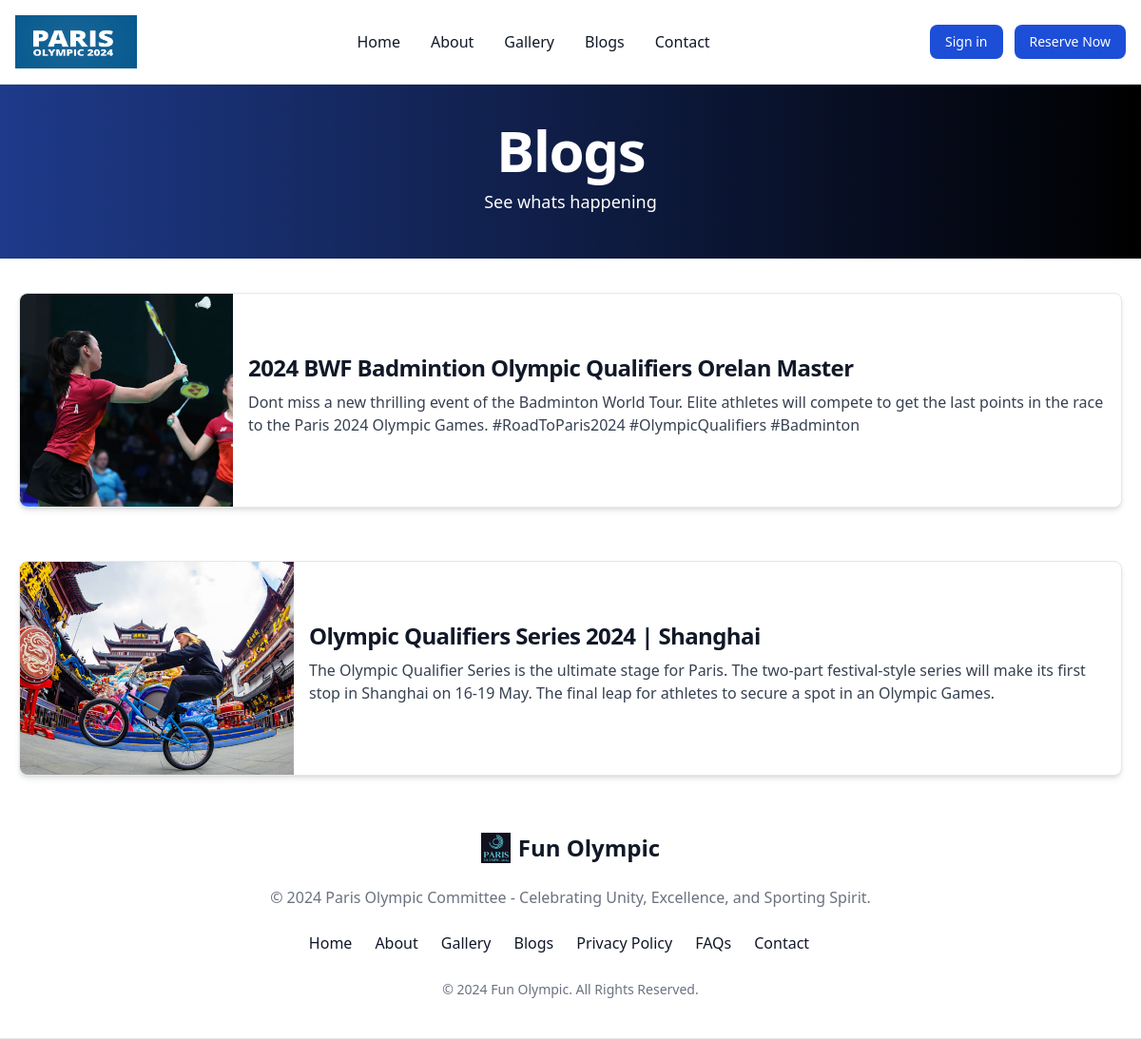
/blogs.php, run on the app's committed database.
### tables this page shows
CREATE TABLE `posts` (
  `id` int(10) NOT NULL,
  `title` varchar(250) NOT NULL,
  `content` varchar(5000) NOT NULL,
  `image` varchar(250) NOT NULL
);

### blogs.php (the view, shortened to what this page needs)
<!DOCTYPE html>
<html lang="en">
<head>
    <script src="https://cdn.tailwindcss.com"></script>
    <link href="https://cdnjs.cloudflare.com/ajax/libs/flowbite/2.3.0/flowbite.min.css" rel="stylesheet" />
    <link rel="stylesheet" href="https://cdn.jsdelivr.net/npm/bootstrap-icons@1.11.3/font/bootstrap-icons.min.css">
</head>
<body>
    <?php include('header.php'); ?>
    <div class="mt-20 bg-gradient-to-r from-blue-900 to-black">
        <div class="max-w-7xl mx-auto py-12 px-4 sm:px-6 lg:px-8">
            <div class="text-center">
                <h2 class="text-4xl font-extrabold tracking-tight text-white sm:text-5xl md:text-6xl">Blogs</h2>
                <p class="mt-3 text-lg leading-6 text-white">See whats happening</p>
            </div>
        </div>
    </div>
    <?php
include "connection.php";
$query = "SELECT title, content, image FROM posts";
$result = mysqli_query($conn, $query);
if (mysqli_num_rows($result) > 0) {
    while ($row = mysqli_fetch_assoc($result)) {
        $title = $row['title'];
        $content = $row['content'];
        $image = $row['image'];
?>
        <section class="p-5 flex-col items-center justify-center">
            <a href="#" class="flex mt-4 flex-col items-center bg-white border border-gray-200 rounded-lg shadow-md md:flex-row md:max-w-9xl hover:bg-gray-100 dark:border-gray-700 dark:bg-gray-800 dark:hover:bg-gray-700">
                <img class="object-cover w-full rounded-t-lg h-96 md:h-56 md:w-72 md:rounded-none md:rounded-s-lg" src="assets/images/<?php echo $image; ?>" alt="<?php echo $title; ?>">
                <div class="flex flex-col justify-between p-4 leading-normal">
                    <h5 class="mb-2 text-2xl font-bold tracking-tight text-gray-900 dark:text-white"><?php echo $title; ?></h5>
                    <p class="mb-3 font-normal text-gray-700 dark:text-gray-400"><?php echo $content; ?></p>
                </div>
            </a>
        </section>
<?php
    }
} else {
    echo "<p>No posts found.</p>";
}
?>
    <?php include('footer.php'); ?>
</body>
</html>

### header.php (shortened to what this page needs)
<?php
$username = isset($_SESSION['username']) ? $_SESSION['username'] : null;
?>
<nav class="bg-white dark:bg-gray-900 fixed w-full z-40 top-0 start-0 border-b border-gray-200 dark:border-gray-600">
    <div class="max-w-screen-xl flex flex-wrap items-center justify-between mx-auto p-4">
        <a href="#" class="flex items-center space-x-3 rtl:space-x-reverse">
            <img src="assets/images/logo.png" class="h-14 w-32" alt="Flowbite Logo">
        </a>
        <div class="flex md:order-2 gap-3 space-x-3 md:space-x-0 rtl:space-x-reverse">
            <?php if ($username) : ?>
                <span class="text-gray-900 font-semibold dark:text-white  mt-1 mr-8"> <i class="bi bi-person-circle"></i> Welcome <?php echo $username; ?></span>
                <a href="logout.php">
                    <button type="button" class="text-white bg-red-700 hover:bg-red-800 focus:ring-4 focus:outline-none focus:ring-red-300 font-medium rounded-lg text-sm px-4 py-2 text-center dark:bg-red-600 dark:hover:bg-red-700 dark:focus:ring-red-800">Log out</button>
                </a>
            <?php else : ?>
                <a href="login.php">
                    <button type="button" class="text-white bg-blue-700 hover:bg-blue-800 focus:ring-4 focus:outline-none focus:ring-blue-300 font-medium rounded-lg text-sm px-4 py-2 text-center dark:bg-blue-600 dark:hover:bg-blue-700 dark:focus:ring-blue-800">Sign in</button>
                </a>
            <?php endif; ?>
            <button data-modal-target="crud-modal" data-modal-toggle="crud-modal" type="button" class="text-white bg-blue-700 hover:bg-blue-800 focus:ring-4 focus:outline-none focus:ring-blue-300 font-medium rounded-lg text-sm px-4 py-2 text-center dark:bg-blue-600 dark:hover:bg-blue-700 dark:focus:ring-blue-800">Reserve Now</button>
        </div>
        <div class="items-center justify-between hidden w-full md:flex md:w-auto md:order-1" id="navbar-sticky">
            <ul class="flex flex-col p-4 md:p-0 mt-4 font-medium border border-gray-100 rounded-lg bg-gray-50 md:space-x-8 rtl:space-x-reverse md:flex-row md:mt-0 md:border-0 md:bg-white dark:bg-gray-800 md:dark:bg-gray-900 dark:border-gray-700">
                <li>
                    <a href="index.php" class="block py-2 px-3 text-gray-900 rounded hover:bg-gray-100 md:hover:bg-transparent md:hover:text-blue-700 md:p-0 md:dark:hover:text-blue-500 dark:text-white dark:hover:bg-gray-700 dark:hover:text-white md:dark:hover:bg-transparent dark:border-gray-700 hover:border-b border-solid border-blue-500 ">Home</a>
                </li>
                <li>
                    <a href="about.php" class="block py-2 px-3 text-gray-900 rounded hover:bg-gray-100 md:hover:bg-transparent md:hover:text-blue-700 md:p-0 md:dark:hover:text-blue-500 dark:text-white dark:hover:bg-gray-700 dark:hover:text-white md:dark:hover:bg-transparent dark:border-gray-700 hover:border-b border-solid border-blue-500 ">About</a>
                </li>
                <li>
                    <a href="gallery.php" class="block py-2 px-3 text-gray-900 rounded hover:bg-gray-100 md:hover:bg-transparent md:hover:text-blue-700 md:p-0 md:dark:hover:text-blue-500 dark:text-white dark:hover:bg-gray-700 dark:hover:text-white md:dark:hover:bg-transparent dark:border-gray-700 hover:border-b border-solid border-blue-500">Gallery</a>
                </li>
                <li>
                    <a href="blogs.php" class="block py-2 px-3 text-gray-900 rounded hover:bg-gray-100 md:hover:bg-transparent md:hover:text-blue-700 md:p-0 md:dark:hover:text-blue-500 dark:text-white dark:hover:bg-gray-700 dark:hover:text-white md:dark:hover:bg-transparent dark:border-gray-700 hover:border-b border-solid border-blue-500">Blogs</a>
                </li>
                <li>
                    <a href="contact.php" class="block py-2 px-3 text-gray-900 rounded hover:bg-gray-100 md:hover:bg-transparent md:hover:text-blue-700 md:p-0 md:dark:hover:text-blue-500 dark:text-white dark:hover:bg-gray-700 dark:hover:text-white md:dark:hover:bg-transparent dark:border-gray-700 hover:border-b border-solid border-blue-500">Contact</a>
                </li>
            </ul>
        </div>
    </div>
</nav>

### footer.php
<footer class="p-4 bg-white md:p-8 lg:p-10 dark:bg-gray-800 border-b border-gray-200 dark:border-gray-600">
  <div class="mx-auto max-w-screen-xl text-center">
      <a href="#" class="flex justify-center items-center text-2xl font-semibold text-gray-900 dark:text-white">
      <img class="mr-2 h-8" src="favicon.png" alt="">
          Fun Olympic
      </a>
      <p class="my-6 text-gray-500 dark:text-gray-400">© 2024 Paris Olympic Committee - Celebrating Unity, Excellence, and Sporting Spirit.</p>
      <ul class="flex flex-wrap justify-center items-center mb-6 text-gray-900 dark:text-white">
          <li>
              <a href="#" class="mr-4 hover:underline hover:text-blue-700 md:mr-6 ">Home</a>
          </li>
          <li>
              <a href="#" class="mr-4 hover:underline hover:text-blue-700 md:mr-6">About</a>
          </li>
          <li>
              <a href="#" class="mr-4 hover:underline hover:text-blue-700 md:mr-6 ">Gallery</a>
          </li>
          <li>
              <a href="#" class="mr-4 hover:underline hover:text-blue-700 md:mr-6">Blogs</a>
          </li>
          <li>
              <a href="#" class="mr-4 hover:underline hover:text-blue-700 md:mr-6">Privacy Policy</a>
          </li>
          <li>
              <a href="#" class="mr-4 hover:underline hover:text-blue-700 md:mr-6">FAQs</a>
          </li>
          <li>
              <a href="#" class="mr-4 hover:underline hover:text-blue-700 md:mr-6">Contact</a>
          </li>
      </ul>
      <span class="text-sm text-gray-500 sm:text-center dark:text-gray-400">© 2024 <a href="#" class="hover:underline">Fun Olympic</a>. All Rights Reserved.</span>
  </div>
</footer>

### data on the page
posts: image (picture), title "2024 BWF Badmintion Olympic Qualifiers Orelan Master", content "Dont miss a new thrilling event of the Badminton World Tour. Elite athletes will compete to get the last points in the race to the Paris 2024 Olympic Games. #RoadToParis2024 #OlympicQualifiers #Badminton"
posts: image (picture), title "Olympic Qualifiers Series 2024 | Shanghai", content "The Olympic Qualifier Series is the ultimate stage for Paris. The two-part festival-style series will make its first stop in Shanghai on 16-19 May. The final leap for athletes to secure a spot in an Olympic Games."
